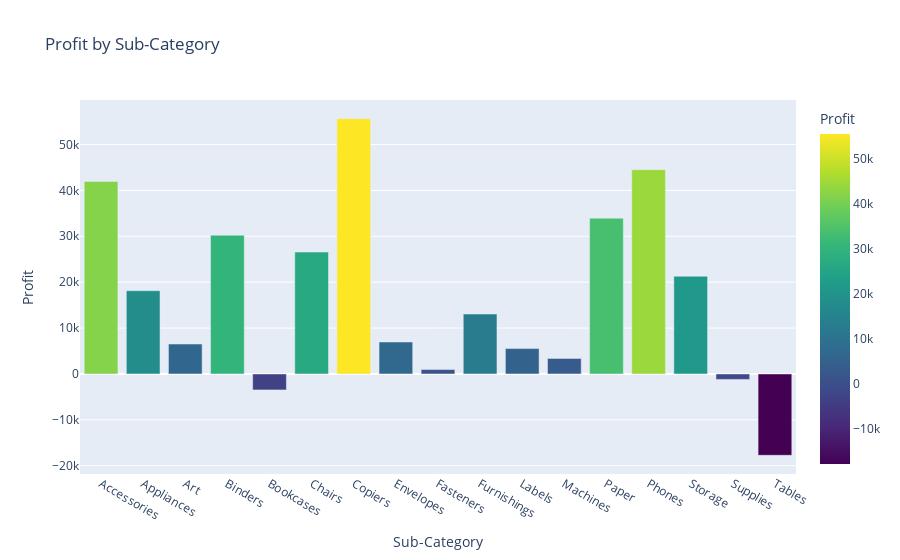

The notebook cell saved with this chart:
### Markdown cell above
### Key Business Problems Identified

#### Loss-Making Sub-Categories:

    Tables and Bookcases are the worst-performing sub-categories. Investigate production costs, pricing, or competition.

#### High Discounts, Low Profits:

     Identify categories or sub-categories where high discounts are leading to negative profits.

#### Underperforming Regions:

     Identify regions with consistently low profits.

#### Inefficient Shipping Modes:

    Same Day shipping may be costly. Analyze shipping cost vs. customer satisfaction.

### Code cell
import plotly.express as px

# Interactive Profit by Sub-Category
fig = px.bar(
    df.groupby('Sub-Category')['Profit'].sum().reset_index(),
    x='Sub-Category',
    y='Profit',
    title='Profit by Sub-Category',
    color='Profit',
    color_continuous_scale='Viridis'
)
fig.show()

### Figure 1 — Plotly figure (JSON) as saved in the notebook; plotly's stock layout.template omitted (floating-point values rounded to 4 significant figures)
{"data": [{"hovertemplate": "Sub-Category=%{x}<br>Profit=%{marker.color}<extra></extra>", "legendgroup": "", "marker": {"color": [41940.0, 18140.0, 6525.0, 30230.0, -3473.0, 26570.0, 55620.0, 6964.0, 949.5, 13050.0, 5526.0, 3385.0, 33940.0, 44520.0, 21280.0, -1189.0, -17730.0], "coloraxis": "coloraxis", "pattern": {"shape": ""}}, "name": "", "orientation": "v", "showlegend": false, "textposition": "auto", "type": "bar", "x": ["Accessories", "Appliances", "Art", "Binders", "Bookcases", "Chairs", "Copiers", "Envelopes", "Fasteners", "Furnishings", "Labels", "Machines", "Paper", "Phones", "Storage", "Supplies", "Tables"], "xaxis": "x", "y": [41940.0, 18140.0, 6525.0, 30230.0, -3473.0, 26570.0, 55620.0, 6964.0, 949.5, 13050.0, 5526.0, 3385.0, 33940.0, 44520.0, 21280.0, -1189.0, -17730.0], "yaxis": "y"}], "layout": {"barmode": "relative", "coloraxis": {"colorbar": {"title": {"text": "Profit"}}, "colorscale": [[0, "#440154"], [0.1111, "#482878"], [0.2222, "#3e4989"], [0.3333, "#31688e"], [0.4444, "#26828e"], [0.5556, "#1f9e89"], [0.6667, "#35b779"], [0.7778, "#6ece58"], [0.8889, "#b5de2b"], [1, "#fde725"]]}, "legend": {"tracegroupgap": 0}, "title": {"text": "Profit by Sub-Category"}, "xaxis": {"anchor": "y", "domain": [0, 1], "title": {"text": "Sub-Category"}}, "yaxis": {"anchor": "x", "domain": [0, 1], "title": {"text": "Profit"}}}}
